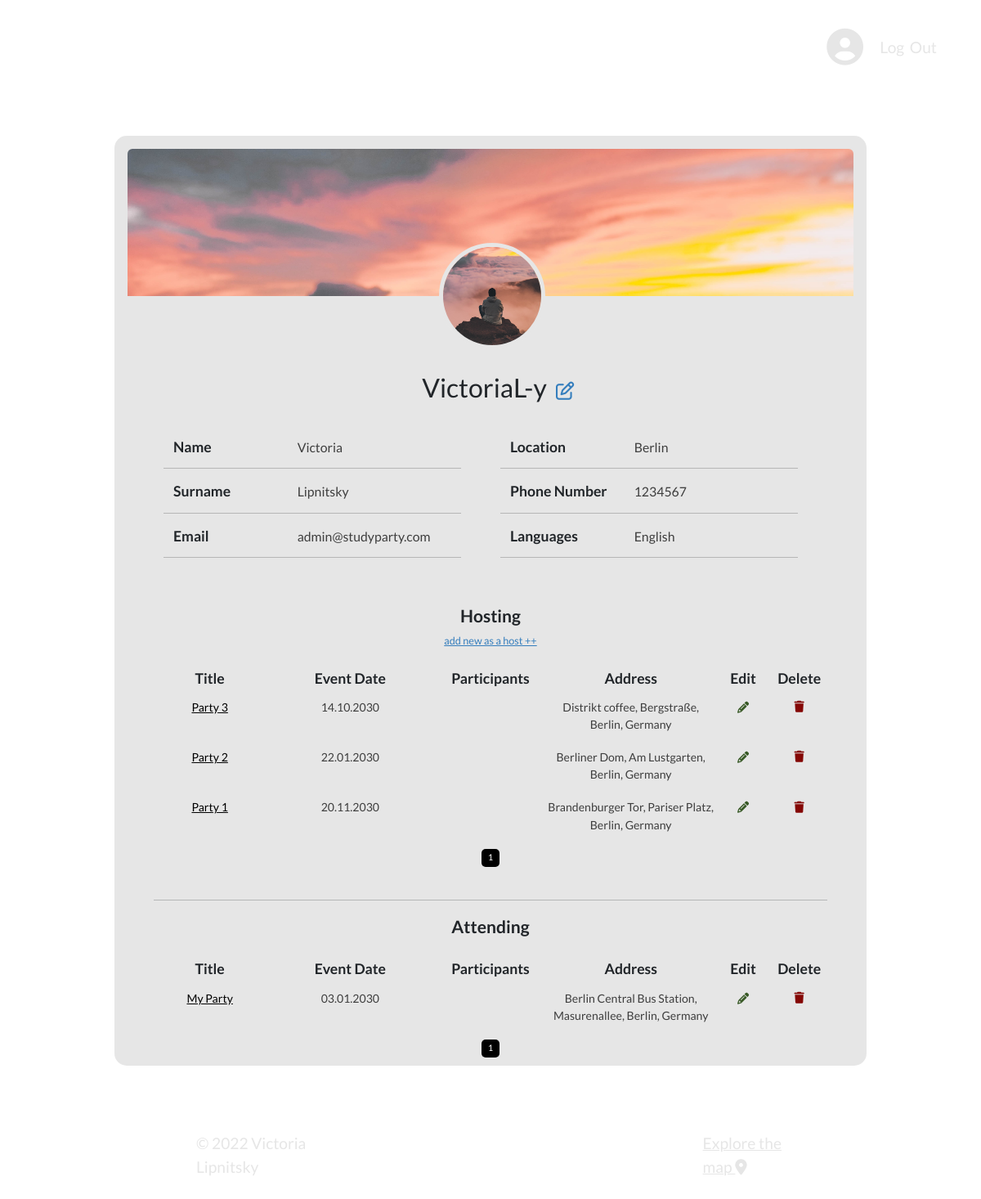
/profile (signed in), run on an earlier commit of the app's database.
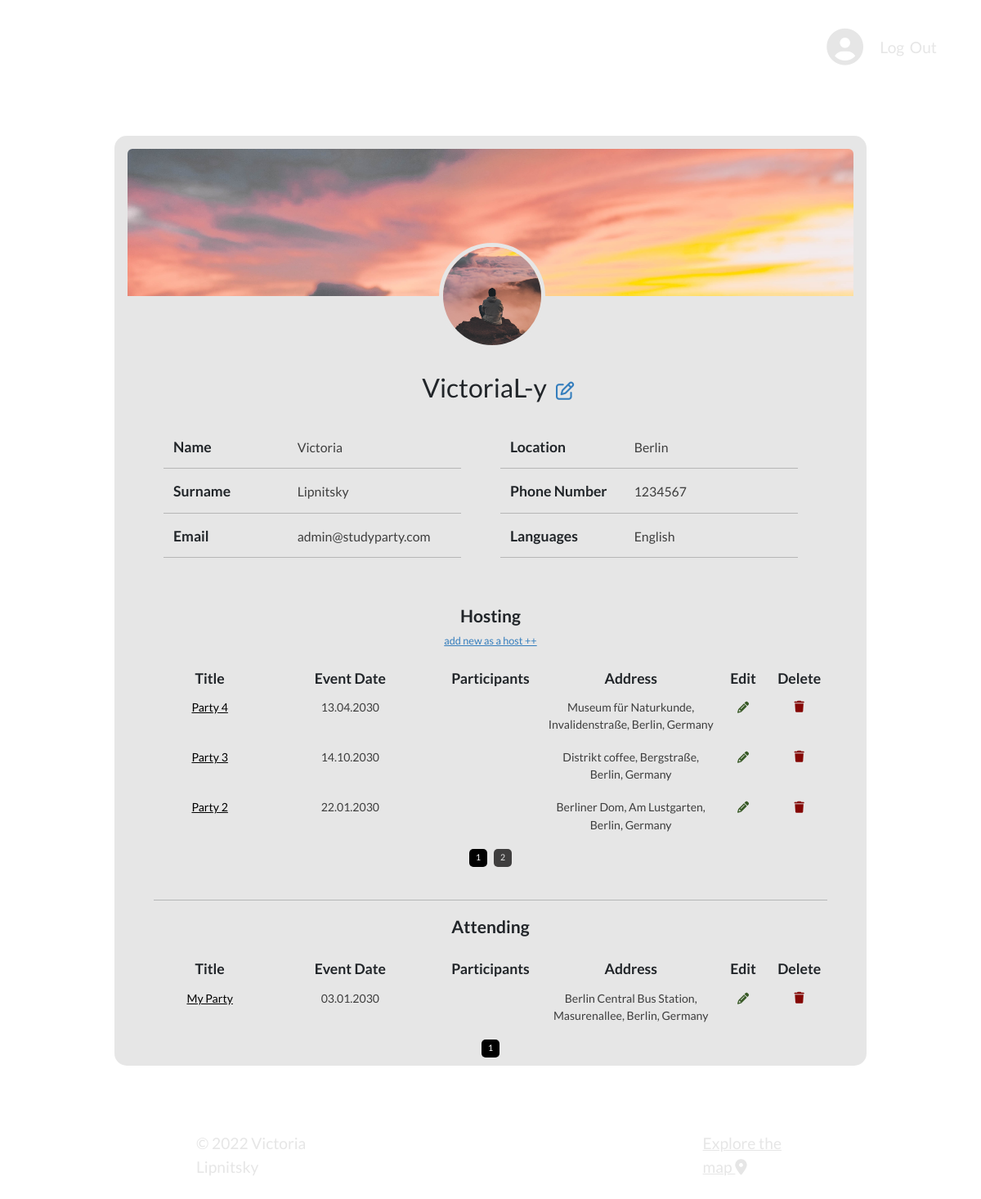
And on a later commit of the database.
### app/models.py (models this page shows, shortened)
class User(db.Model, UserMixin):
    __tablename__ = 'author'
    id = db.Column(db.Integer, primary_key=True)
    username = db.Column(db.String(20), unique=True, nullable=False)
    email = db.Column(db.String(120), unique=True, nullable=False)
    name = db.Column(db.String(20), unique=False, nullable=True, default=' ')
    surname = db.Column(db.String(20), unique=False, nullable=True, default=' ')
    phoneNumber = db.Column(db.String(15), unique=False, nullable=True, default=' ')
    location = db.Column(db.String(40), unique=False, nullable=True, default=' ')
    languages = db.Column(db.String(50), unique=False, nullable=True, default=' ')
    image_avatar_file = db.Column(db.String(20), nullable=False, default='default.jpg')
    image_bg_file = db.Column(db.String(20), nullable=False, default='default.jpg')
    password = db.Column(db.String(60), nullable=False)
    party = db.relationship('Party', backref='author', lazy=True)

class Party(db.Model):
    __tablename__ = 'party'
    id = db.Column(db.Integer, primary_key=True)
    title = db.Column(db.String(30), nullable=False)
    date_posted = db.Column(db.DateTime, nullable=False, default=datetime.utcnow)
    date_time = db.Column(db.String(30), nullable=False)
    address = db.Column(db.String(30), nullable=False)
    lng = db.Column(db.String(30), nullable=False)
    lat = db.Column(db.String(30), nullable=False)
    whatsapp_link = db.Column(db.String(30), nullable=False)
    party_languages = db.Column(db.String(30), nullable=False)
    description = db.Column(db.Text, nullable=False)
    author_id = db.Column(db.Integer, db.ForeignKey('author.id'), nullable=False)

### app/routes.py (the view)
@app.route("/profile")
@login_required
def profile():
    form = PartyForm()
    page = request.args.get('page', 1, type=int)
    parties = Party.query.filter(Party.author==current_user).order_by(Party.date_posted.desc()).paginate(page=page, per_page=3)
    page_2 = request.args.get('page_2', 1, type=int)
    parties_2 = Party.query.filter(Party.author!=current_user).order_by(Party.date_posted.desc()).paginate(page=page_2, per_page=3)
    image_avatar_file = url_for('static', filename='profile_pics/' + current_user.image_avatar_file)
    image_bg_file = url_for('static', filename='profile_pics/' + current_user.image_bg_file)
    return render_template("profile.html", title="Profile", image_avatar_file=image_avatar_file, image_bg_file=image_bg_file, parties=parties, parties_2=parties_2, form=form)

### app/models.py (called while the page is built)
@login_manager.user_loader
def load_user(user_id):
    return User.query.get(int(user_id))

### app/templates/profile.html (shortened to what this page needs)
{% extends "layout.html" %}
{% block content %}
<div class="profile-container">
    <div class="profile-backg-img px-3 pb-3">
        <img class="rounded" src="{{ image_bg_file }}">
    </div>
    <div class="media d-flex flex-column align-items-center justify-content-center">
        <img class="rounded-circle ms-4 profile-img" src="{{ image_avatar_file }}">
        <h2 class="pt-3 pb-2 text-center">&nbsp;&nbsp;&nbsp;{{ current_user.username }} <a href="{{ url_for('updateProfile') }}"><i class="fa-regular fa-pen-to-square edit-profile"></i></a></h2>
        <div class="row px-5 py-4 container-fluid user-data">
            <div class="col-lg-6">
                <div class="row container-fluid">
                    <div class="col-5">
                        <span>Name</span>
                    </div>
                    <div class="col-7">
                        <span>{{ current_user.name }}</span>
                    </div>
                    <div class="col-5">
                        <span>Surname</span>
                    </div>
                    <div class="col-7">
                        <span>{{ current_user.surname }}</span>
                    </div>
                    <div class="col-5">
                        <span>Email</span>
                    </div>
                    <div class="col-7">
                        <span>{{ current_user.email }}</span>
                    </div>
                </div>
            </div>
            <div class="col-lg-6">
                <div class="row container-fluid">
                    <div class="col-5">
                        <span>Location</span>
                    </div>
                    <div class="col-7">
                        <span>{{ current_user.location }}</span>
                    </div>
                    <div class="col-5">
                        <span>Phone Number</span>
                    </div>
                    <div class="col-7">
                        <span>{{ current_user.phoneNumber }}</span>
                    </div>
                    <div class="col-5">
                        <span>Languages</span>
                    </div>
                    <div class="col-7">
                        <span>{{ current_user.languages }}</span>
                    </div>
                </div>
            </div>
        </div>
        <div class="row px-5 py-3 container-fluid user-data text-center">
            <div class="mb-2">
                <span class="headList"><strong>Hosting</strong></span>
                <br>
                <a href="{{ url_for('new_party') }}"><p class="link-to-creat-party">add new as a host&nbsp;++</p></a>
            </div>
            <div class="col-2 p-0 mb-2 headColumn">
                <span><strong>{{ form.title.label }}</strong></span>
            </div>
            <div class="col-3 p-0 headColumn">
                <span><strong>{{ form.date_time.label }}</strong></span>
            </div>
            <div class="col-2 p-0 headColumn">
                <span><strong>Participants</strong></span>
            </div>
            <div class="col-3 p-0 headColumn">
                <span><strong>{{ form.address.label }}</strong></span>
            </div>
            <div class="col-1 p-0 headColumn">
                <span><strong>Edit</strong></span>
            </div>
            <div class="col-1 p-0 headColumn">
                <span><strong>Delete</strong></span>
            </div>
            {% for party in parties.items %}
                {% if party.author == current_user %}
                <div class="col-2 p-0 partyTitle">
                    <a href="{{ url_for('party', party_id=party.id) }}">{{ party.title }}</a>
                </div>
                <div class="col-3 p-0">
                    <p>{{ party.date_time }}</p>
                </div>
                <div class="col-2 p-0">
                    <p></p>
                </div>
                <div class="col-3 p-0">
                    <p>{{ party.address }}</p>
                </div>
                <div class="col-1 editParty">
                    <a href="{{ url_for('update_party', party_id=party.id) }}"><i class="fa-solid fa-pencil"></i></a>
                </div>
                <div class="col-1 deleteParty">
                    <button type="button" class="btn btn-danger btn-sm" data-bs-toggle="modal" data-bs-target="#deleteModal"><i class="fa-solid fa-trash"></i></button>
                </div>
                {% else %}
                <div class="col-12">
                </div>
                {% endif %}
            {% endfor %}
            <div class="pt-2 d-flex justify-content-center party_list_buttons">
            {% for page_num in parties.iter_pages(left_edge=1, right_edge=1, left_current=1, right_current=2) %}
                {% if page_num %}
                    {% if parties.page == page_num %}
                    <a class="btn ms-1 me-1 mb-4 current-page" href="{{ url_for('profile', page=page_num) }}">{{ page_num }}</a>
                    {% else %}
                        <a class="btn ms-1 me-1 mb-4" href="{{ url_for('profile', page=page_num) }}">{{ page_num }}</a>
                    {% endif %}
                {% else %}
                    ...
                {% endif %}
            {% endfor %}
            </div>
        <div class="p-0 m-0"><hr></div>
            <div class="mb-4">
                <span class="headList"><strong>Attending</strong></span>
            </div>
            <div class="col-2 p-0 mb-2 headColumn">
                <span><strong>{{ form.title.label }}</strong></span>
            </div>
            <div class="col-3 p-0 headColumn">
                <span><strong>{{ form.date_time.label }}</strong></span>
            </div>
            <div class="col-2 p-0 headColumn">
                <span><strong>Participants</strong></span>
            </div>
            <div class="col-3 p-0 headColumn">
                <span><strong>{{ form.address.label }}</strong></span>
            </div>
            <div class="col-1 p-0 headColumn">
                <span><strong>Edit</strong></span>
            </div>
            <div class="col-1 p-0 headColumn">
                <span><strong>Delete</strong></span>
            </div>
            {% for party in parties_2.items %}
                {% if party.author != current_user %}
                <div class="col-2 p-0 partyTitle">
                    <a href="{{ url_for('party', party_id=party.id) }}">{{ party.title }}</a>
                </div>
                <div class="col-3 p-0">
                    <p>{{ party.date_time }}</p>
                </div>
                <div class="col-2 p-0">
                    <p></p>
                </div>
                <div class="col-3 p-0">
                    <p>{{ party.address }}</p>
                </div>
                <div class="col-1 editParty">
                    <a href="{{ url_for('update_party', party_id=party.id) }}"><i class="fa-solid fa-pencil"></i></a>
                </div>
                <div class="col-1 deleteParty">
                    <button type="button" class="btn btn-danger btn-sm" data-bs-toggle="modal" data-bs-target="#deleteModal"><i class="fa-solid fa-trash"></i></button>
                </div>
                {% else %}
                <div class="col-12">
                </div>
                {% endif %}
            {% endfor %}
            <div class="pt-2 d-flex justify-content-center party_list_buttons">
            {% for page_num in parties_2.iter_pages(left_edge=1, right_edge=1, left_current=1, right_current=2) %}
                {% if page_num %}
                    {% if parties_2.page == page_num %}
                    <a class="btn ms-1 me-1 mb-4 current-page" href="{{ url_for('profile', page=page_num) }}">{{ page_num }}</a>
                    {% else %}
                        <a class="btn ms-1 me-1 mb-4" href="{{ url_for('profile', page=page_num) }}">{{ page_num }}</a>
                    {% endif %}
                {% else %}
                    ...
                {% endif %}
            {% endfor %}
            </div>
        </div>
    </div>
</div>
<div class="container-fluid p-0 d-flex justify-content-between bottomInscription">
    <p>© 2022 Victoria Lipnitsky</p>
    <a href="{{ url_for('map') }}">Explore the map <i class="fa-solid fa-location-dot"></i></a>
</div>
{% endblock %}

### app/templates/layout.html (shortened to what this page needs)
<!DOCTYPE html>
<html lang="en">
<head>
    <link rel="stylesheet" href="https://cdnjs.cloudflare.com/ajax/libs/bootstrap/5.2.2/css/bootstrap.min.css" />
    <link rel="stylesheet" href="https://cdnjs.cloudflare.com/ajax/libs/font-awesome/6.2.0/css/all.min.css" />
    <link rel="stylesheet" type="text/css" href="{{ url_for('static', filename='/main.css') }}">
</head>
<body>
    <div class="container-fluid d-flex justify-content-end align-items-center sign-log-buttons top-buttons">
        {% if current_user.is_authenticated %}
        <a href="{{ url_for('profile') }}"><i class="fa-solid fa-circle-user profile-icon"></i></a>
        <a href="{{ url_for('logout') }}" class="logout-link">Log Out</a>
        {% else %}
        <p class="pt-2">New to StudyParty?</p>
        <div class="container btn-container">
            <a class="btn" href="{{ url_for('register') }}">Sign Up</a>
            <a class="btn" href="{{ url_for('login') }}" role="button">Log In</a>
        </div>
        {% endif %}
</div>
        {% block content %}
        {% endblock %}
</body>
</html>

### app/static/main.css (style rules this page uses)
* { box-sizing: border-box; }
:root { --fonts: rgb(230, 230, 230); --theQuestion: white; --darkButton: black; --border: rgb(129, 129, 129); --windowCol: 230,230,230; --profileWidth: calc(800px + 10vw); }
body { background-image: url(https://res.cloudinary.com/devqm7qmb/image/upload/q_50/v1664734048/StudyParty.jpg); background-size: cover; background-position: center; height: 100vh; width: 100vw; padding: 0; margin: 0; font-family: 'Lato', sans-serif; }
.bottomInscription { position: absolute; bottom: 1%; }
.bottomInscription p, .bottomInscription a { padding-left: 20vw; padding-right: 20vw; color: var(--fonts); font-size: 1.2em; margin-top: 1em; margin-bottom: 1em; }
.top-buttons { padding-top: calc(10px + 0.6vw); padding-right: 4.5vw; margin-right: 0; height: 100px; }
.top-buttons, .btn-container { width: fit-content; }
.profile-icon { font-size: 2.8em; color: var(--fonts); }
.logout-link { font-size: 1.2em; color: var(--fonts); text-decoration: none; margin-left: 20px; word-spacing: 3px; }
.profile-container { width: var(--profileWidth); height: fit-content; min-height: 70vh; max-height: 77vh; margin: 4.5vh auto; background-color: rgb(var(--windowCol)); font-size: 1.1em; border-radius: 15px; overflow-y: scroll; border-top: 1rem solid var(--fonts); }
.profile-backg-img { height: 180px; width: calc(800px + 10vw); overflow: hidden; }
.profile-backg-img img { height: auto; width: 100%; margin-right: 20px; }
.profile-img { object-fit: cover; height: 130px; width: 130px; margin-right: 20px; margin-top: -65px; margin-bottom: 12px; border: 5px solid rgb(var(--windowCol)); }
.profile-container .user-data .col-5, .profile-container .user-data .col-7, .profile-container .user-data.party-page .col-4, .profile-container .user-data.party-page .col-8 { border-bottom: 1px solid rgb(182, 182, 182); padding-bottom: 12px; margin-bottom: 15px; }
.profile-container .user-data .col-5, .profile-container .user-data.party-page .col-4 { font-weight: bold; }
.profile-container .user-data .col-7 span, .profile-container .user-data.party-page .col-8 span { font-size: 0.9em; color: rgb(62, 62, 62); }
.profile-container .user-data p { font-size: 0.8em; color: rgb(62, 62, 62); padding-top: 3px; }
.profile-container .user-data span.headList { font-size: 1.2em; }
.profile-container .user-data p.link-to-creat-party { font-size: 0.9em; color: #357ebd; text-decoration: underline; display: inline-block; }
.profile-container .user-data a { font-size: 0.8em; color: #357ebd; text-decoration: none; }
.profile-container .user-data .partyTitle a { color: var(--darkButton); text-decoration: none; padding: 1px; border-radius: 3px; text-decoration: underline; }
.profile-container .user-data .editParty a { background-color: transparent; border: none; padding: 0; color: #375925; }
.profile-container .user-data .deleteParty button { background-color: transparent; border: none; padding: 0; margin-bottom: 4px; color: #840705; outline: none; }
i.edit-profile { color: #357ebd; font-size: 0.7em; position: relative; padding-left: 5px; padding-top: 10px; }
.profile-container .party_list_buttons .btn { margin-top: -5px; font-size: 0.6em; border-radius: 5px; padding: 2px 7px; color: var(--fonts); background-color: rgb(63, 62, 62); }
.profile-container .party_list_buttons .btn.current-page { background-color: var(--darkButton); color: white; }

What changed in the data, as far as the page shows it:
no longer on this page (row unchanged): Party: title "Party 1", date_time "20.11.2030", address "Brandenburger Tor, Pariser Platz, Berlin, Germany", shown under "VictoriaL-y"
added Party: title "Party 4", date_time "13.04.2030", address "Museum für Naturkunde, Invalidenstraße, Berlin, Germany", shown under "VictoriaL-y"
Also different on the page:
new list line: "2"
